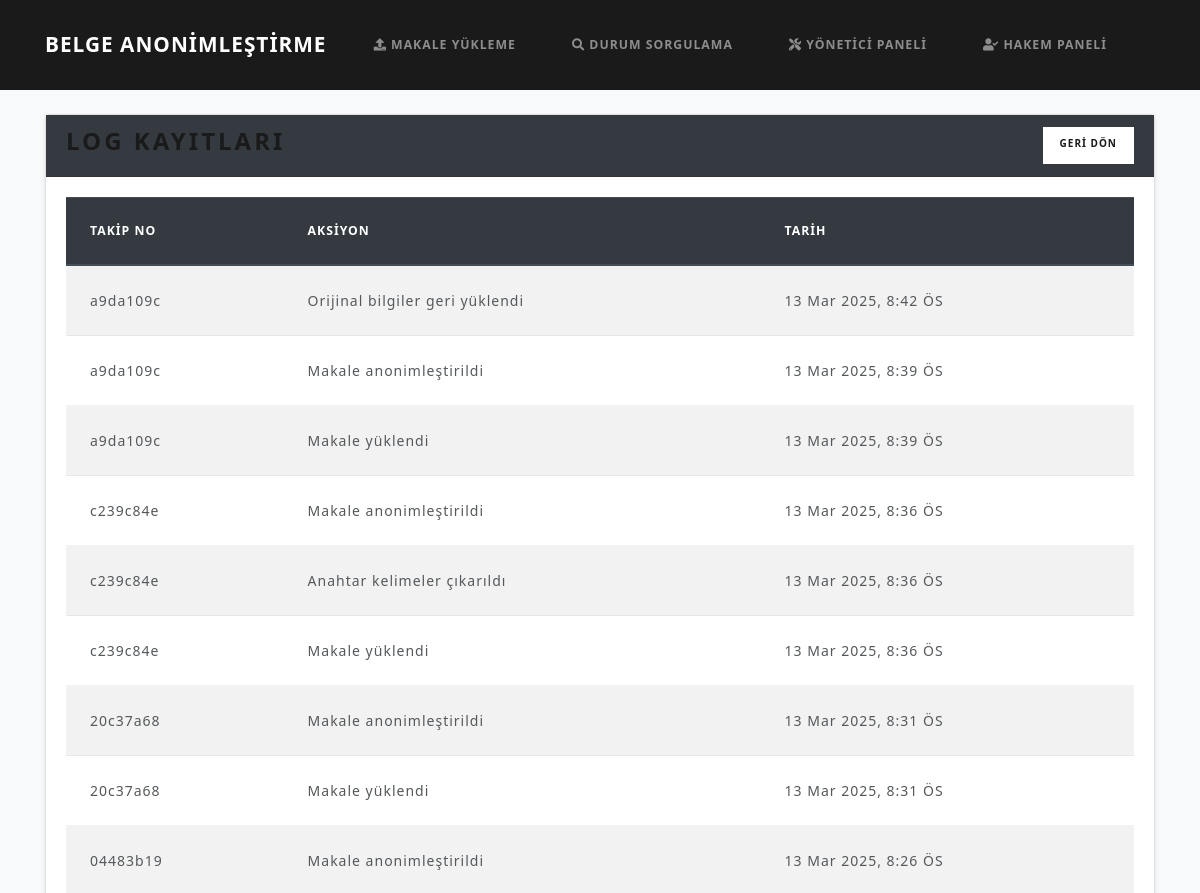
The page /makalesistemi/yonetici/logs/ (upper part) on the database as committed earlier.
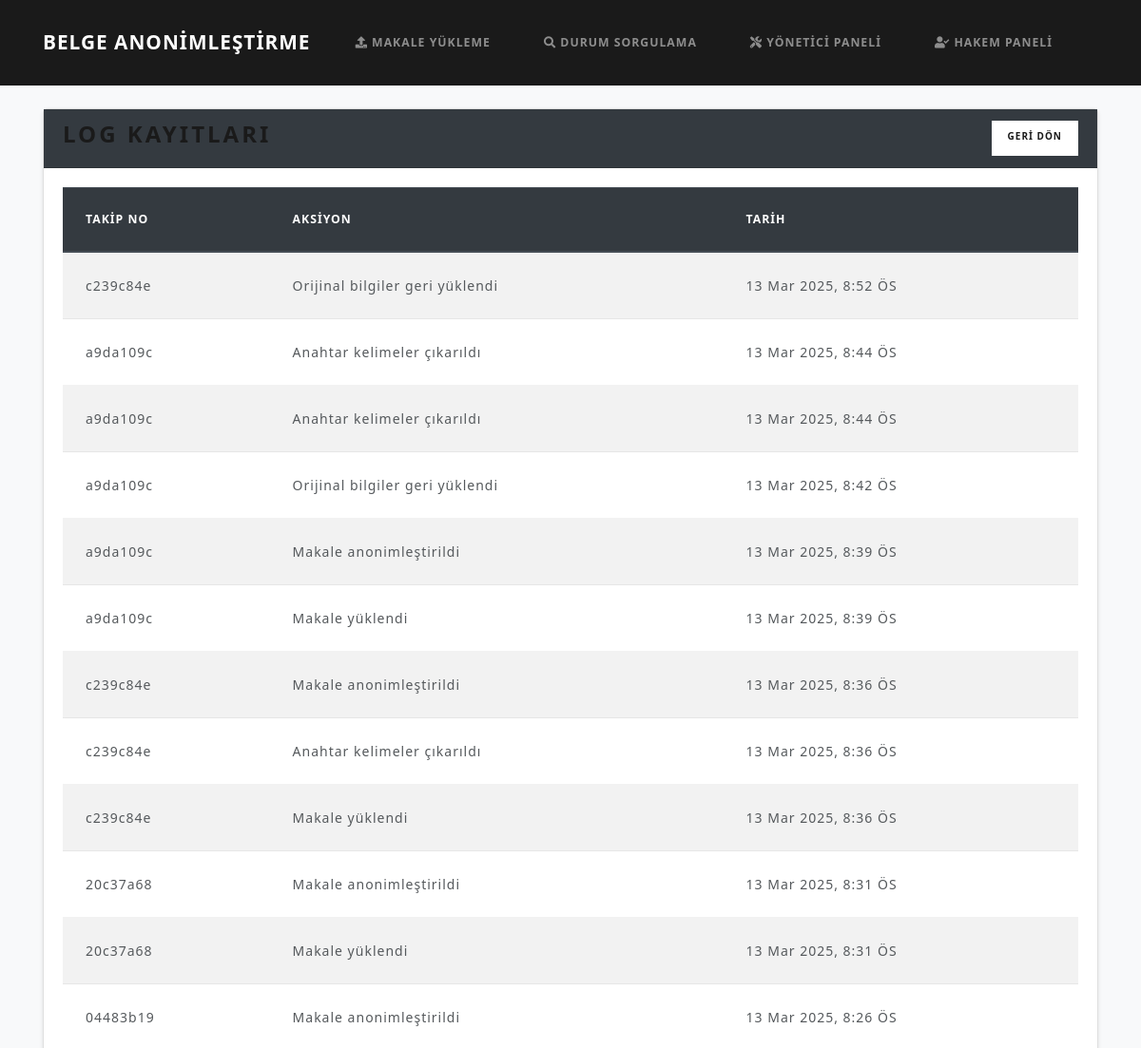
The same page on the database as committed later.
### papers/models.py (models this page shows, shortened)
class Log(models.Model):
    submission = models.ForeignKey(Submission, on_delete=models.CASCADE)
    action = models.CharField(max_length=200)
    timestamp = models.DateTimeField(default=timezone.now)

class Submission(models.Model):
    tracking_number = models.CharField(max_length=50, unique=True)
    email_hash = models.CharField(max_length=64)
    encrypted_filename = models.TextField(null=True, blank=True)
    original_pdf = models.FileField(upload_to='uploads/')
    revised_pdf = models.FileField(upload_to='uploads/', null=True, blank=True)
    anonymized_pdf = models.FileField(upload_to='anonymized/', null=True, blank=True)
    final_pdf = models.FileField(upload_to='final/', null=True, blank=True)
    extracted_keywords = models.TextField(blank=True, null=True)
    subtopics = models.ManyToManyField(Subtopic, blank=True, related_name='submissions')
    status = models.CharField(max_length=50, choices=STATUS_CHOICES, default='Gönderildi')
    review = models.TextField(null=True, blank=True)
    reviewer = models.ForeignKey(Reviewer, null=True, blank=True, on_delete=models.SET_NULL)
    timestamp = models.DateTimeField(default=timezone.now)
    reviewed_pdf = models.FileField(upload_to='reviewed/', null=True, blank=True)  # Yeni alan
    anonymized_data = models.TextField(null=True, blank=True)
    restored = models.BooleanField(default=False)

### papers/views.py (the view)
# urls.py: path('makalesistemi/yonetici/logs/', views.editor_logs, name='editor_logs'),
def editor_logs(request):
    logs = Log.objects.all().order_by('-timestamp')
    return render(request, 'editor_logs.html', {'logs': logs})

### templates/editor_logs.html
{% extends 'base.html' %}
{% block content %}
<div class="card">
  <div class="card-header bg-dark text-white d-flex justify-content-between">
    <h3>Log Kayıtları</h3>
    <a href="{% url 'editor_dashboard' %}" class="btn btn-light btn-sm">GERİ DÖN</a>
  </div>
  <div class="card-body">
    {% if logs %}
    <div class="table-responsive">
      <table class="table table-striped">
        <thead class="thead-dark">
          <tr>
            <th>Takip No</th>
            <th>Aksiyon</th>
            <th>Tarih</th>
          </tr>
        </thead>
        <tbody>
          {% for log in logs %}
          <tr>
            <td>{{ log.submission.tracking_number }}</td>
            <td>{{ log.action }}</td>
            <td>{{ log.timestamp|date:"d M Y, g:i A" }}</td>
          </tr>
          {% endfor %}
        </tbody>
      </table>
    </div>
    {% else %}
    <p>Log kaydı bulunamadı.</p>
    {% endif %}
  </div>
</div>
{% endblock %}

Rows that differ between the two databases and show on the page:
added Log: submission.tracking_number "c239c84e", action "Orijinal bilgiler geri yüklendi", timestamp "13 Mar 2025, 8:52 ÖS"
added Log: submission.tracking_number "a9da109c", action "Anahtar kelimeler çıkarıldı", timestamp "13 Mar 2025, 8:44 ÖS"
added Log: submission.tracking_number "a9da109c", action "Anahtar kelimeler çıkarıldı", timestamp "13 Mar 2025, 8:44 ÖS"
